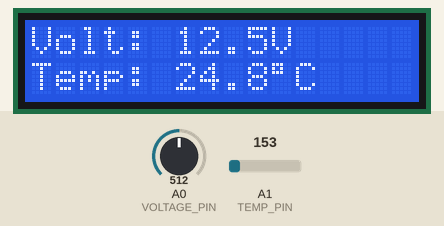
A sketch run on a simulated Arduino Uno, built with avr-gcc and run on an emulated ATmega328P. Parts: 16×2 character LCD. The test bench sets the inputs (shaded band); at power-on: A1 (TEMP_PIN) = 153, A0 (VOLTAGE_PIN) = 512.

Above: at 5.8 s.
5.9 s: A1 (TEMP_PIN) set to 165
At 7.2 s:
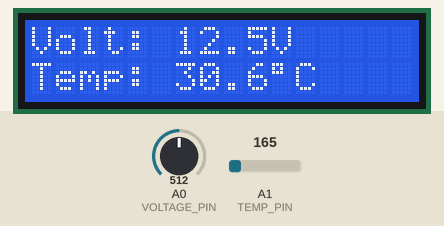
8.2 s: A0 (VOLTAGE_PIN) set to 716
At 9.5 s:
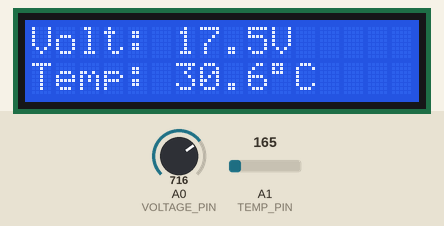
10.2 s: A1 (TEMP_PIN) set to 175
At 12.0 s:
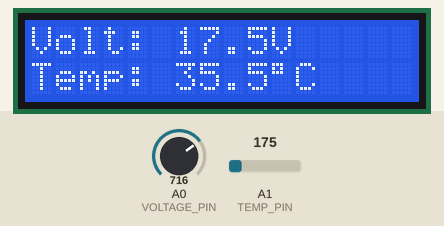
12.3 s: A0 (VOLTAGE_PIN) set to 900
At 13.1 s:
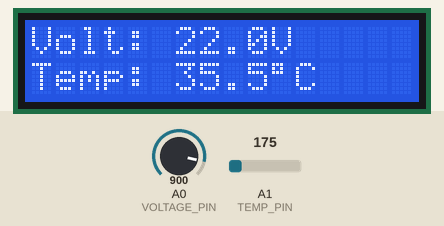
14.3 s: A1 (TEMP_PIN) set to 191
At 15.5 s:
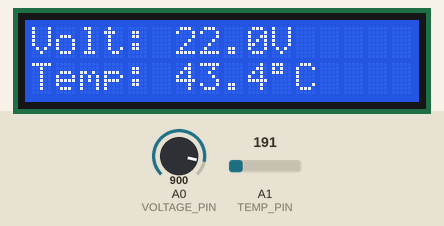
16.4 s: A0 (VOLTAGE_PIN) set to 1023
At 17.9 s:
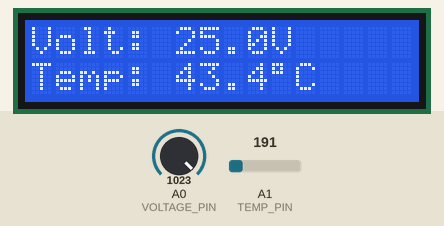
Timing chart, 0 to 19.4 s (numbered marks = the images above; inputs shaded):
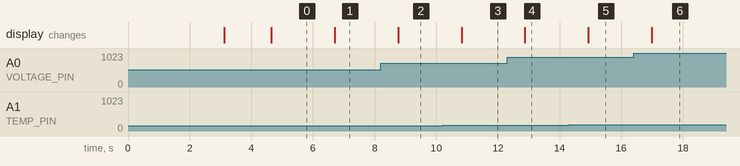

Measured:
- after the input at 5.9 s, the display: changes after 0.81 s (image 1)
- after the input at 8.2 s, the display: changes after 0.56 s (image 2)
- after the input at 10.2 s, the display: changes after 0.62 s (image 3)
- after the input at 12.3 s, the display: changes after 0.58 s (image 4)
- after the input at 14.3 s, the display: changes after 0.63 s (image 5)
- after the input at 16.4 s, the display: changes after 0.59 s (image 6)

The sketch:

main.ino
```cpp
#include <Wire.h>
#include <LiquidCrystal_I2C.h>

LiquidCrystal_I2C lcd(0x27, 16, 2);

const int VOLTAGE_PIN = A0;
const int TEMP_PIN = A1;
const float R1 = 30000.0;
const float R2 = 7500.0;

void setup() {
  lcd.init();
  lcd.backlight();
  lcd.setCursor(0, 0);
  lcd.print("By: Shreyas K");
  lcd.setCursor(0, 1);
  lcd.print("BLDEA College");
  delay(3000);
  lcd.clear();
  lcd.setCursor(0, 0);
  lcd.print("EV BATTERY MON");
  lcd.setCursor(0, 1);
  lcd.print("Initializing...");
  delay(1500);
  lcd.clear();
}

void loop() {
  // --- Voltage Measurement ---
  int rawVoltage = analogRead(VOLTAGE_PIN);
  float vOut = (rawVoltage * 5.0) / 1023.0;
  float batteryVoltage = vOut * ((R1 + R2) / R2);

  // --- Temperature Measurement (TMP36 Sensor) ---
  int rawTemp = analogRead(TEMP_PIN);
  float tempVolts = (rawTemp * 5.0) / 1023.0;

  // TMP36 conversion: Subtract 0.5V offset, then multiply by 100
  float tempC = (tempVolts - 0.5) * 100.0;


  lcd.setCursor(0, 0);
  lcd.print("Volt: ");
  lcd.print(batteryVoltage, 1);
  lcd.print("V   ");
  lcd.setCursor(0, 1);
  lcd.print("Temp: ");
  lcd.print(tempC, 1);
  lcd.print((char)223);
  lcd.print("C  ");
  delay(1000);
}
```
